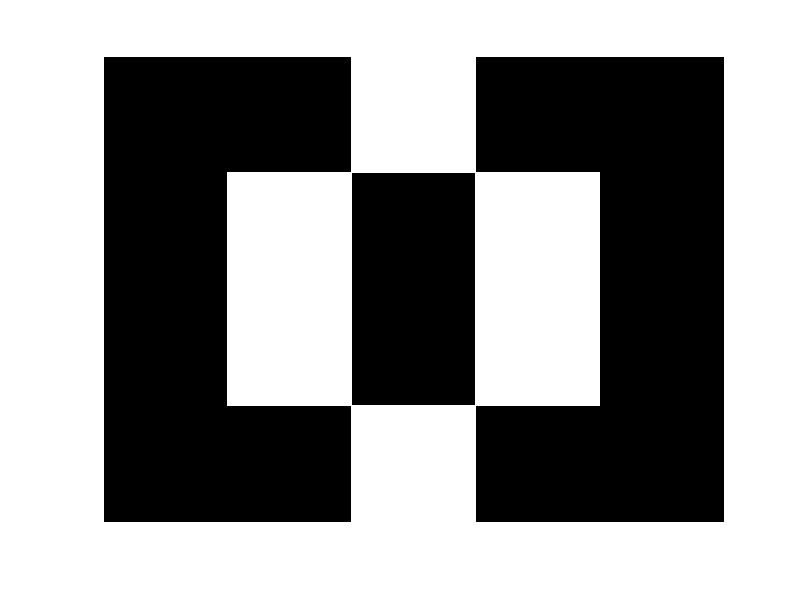

MATLAB code to generate this figure: (Note: this script raises an error after producing the figure.)
clear all; close all; clc

%OPCIONES DE VALORES PARA X0,X1,Y0,Y1 
% ---------------------------
% |          ----            |
% |         |  1 |           |
% |          ----            |
% |   ----         ----      |
% |  |  2 |       |  3 |     |
% |   ----         ----      |
% |   ----         ----      |
% |  |  4 |       |  5 |     |
% |   ----         ----      |
% |          ----            |
% |         |  6  |          |
% |          ----            |
% ---------------------------
% 1 = (0:120, 256:384);
% 2 = (120:240, 128:256);
% 3 = (120:240, 385:512);
% 4 = (240:360, 128:256);
% 5 = (240:360, 385:512);
% 6 = (360:480, 256:384);

%DEFINIMOS LAS VARIABLES X0,X1,Y0,Y1 PARA CADA SECCI�N
up = [1,120;256,384];
x10 = 1;   x11 = 120; y10 = 256; y11 = 384;
x20 = 120; x21 = 240; y20 = 128; y21 = 256;
x30 = 120; x31 = 240; y30 = 384; y31 = 512;
x40 = 240; x41 = 360; y40 = 128; y41 = 256;
x50 = 240; x51 = 360; y50 = 384; y51 = 512;
x60 = 360; x61 = 480; y60 = 256; y61 = 384;

sectors = zeros(480,640,'uint8');
sectors(up(1,1):up(1,2),up(2,1):up(2,2)) = 255;
sectors(x20:x21,y20:y21) = 255;
sectors(x30:x31,y30:y31) = 255;
sectors(x40:x41,y40:y41) = 255;
sectors(x50:x51,y50:y51) = 255;
sectors(x60:x61,y60:y61) = 255;
figure(1); imshow(sectors);
vid = videoinput('linuxvideo',1,'RGB24_640x480');
a = getsnapshot(vid);
figure(2); imshow(a);





% [a] = SensorMov(x10,x11,y10,y11);
% [b] = SensorMov(x20,x21,y20,y21);
% [c] = SensorMov(x30,x31,y30,y31);
% [d] = SensorMov(x40,x41,y40,y41);
% [e] = SensorMov(x50,x51,y50,y51);
% [f] = SensorMov(x60,x61,y60,y61);
% close all;
% figure(1); title(strcat('a = ', num2str(a)));
